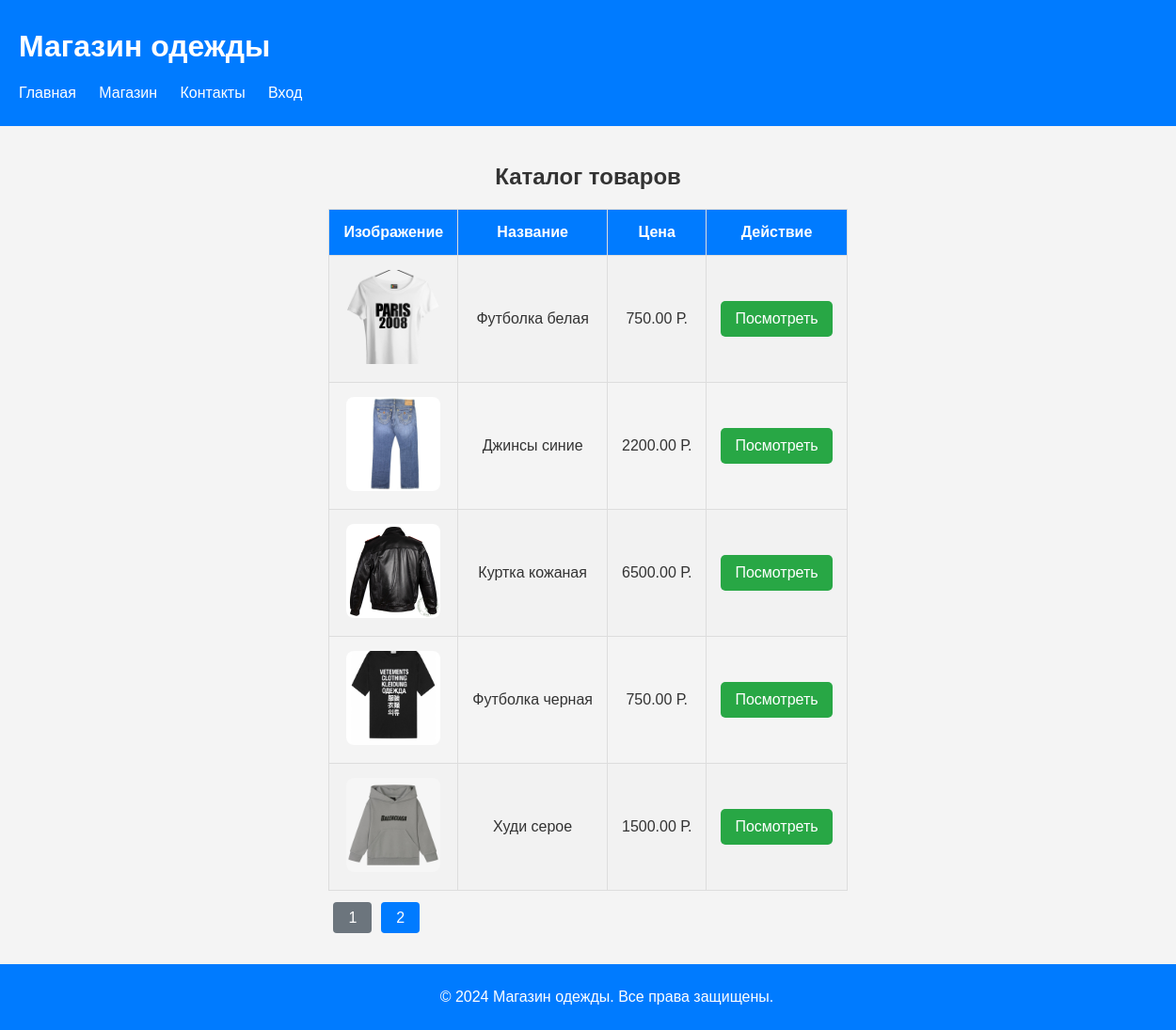
The page /shop.php on the database its author committed.
### tables this page shows
CREATE TABLE `products` (
  `product_id` int(11) NOT NULL,
  `name` varchar(255) NOT NULL,
  `description` text DEFAULT NULL,
  `image_url` varchar(255) DEFAULT NULL,
  `price` decimal(10,2) NOT NULL,
  `stock` int(11) NOT NULL,
  `size` varchar(10) DEFAULT NULL,
  `color` varchar(50) DEFAULT NULL,
  `material` varchar(50) DEFAULT NULL
);

### shop.php (the view, shortened to what this page needs)
<?php
$servername = "localhost";
$username = "root";
$password = "";
$dbname = "clothing_store";
$conn = new mysqli($servername, $username, $password, $dbname);
$items_per_page = 5;
$current_page = isset($_GET['page']) ? (int)$_GET['page'] : 1;
$offset = ($current_page - 1) * $items_per_page;
$total_items_result = $conn->query("SELECT COUNT(*) as count FROM products");
$total_items_row = $total_items_result->fetch_assoc();
$total_items = $total_items_row['count'];
$total_pages = ceil($total_items / $items_per_page);
$sql = "SELECT * FROM products LIMIT ?, ?";
$stmt = $conn->prepare($sql);
$stmt->bind_param("ii", $offset, $items_per_page);
$stmt->execute();
$result = $stmt->get_result();
?>
<!DOCTYPE html>
<html lang="ru">
<head>
    <link rel="stylesheet" href="style.css">
</head>
<body>
    <header>
        <h1>Магазин одежды</h1>
        <nav>
            <ul>
                <li><a href="index.php">Главная</a></li>
                <li><a href="shop.php">Магазин</a></li>
                <li><a href="contact.php">Контакты</a></li>
                <li><a href="login.php">Вход</a></li>
            </ul>
        </nav>
    </header>
    <main>
        <h2>Каталог товаров</h2>
        <?php
        if ($result->num_rows > 0) {
            echo "<table>";
            echo "<tr><th>Изображение</th><th>Название</th><th>Цена</th><th>Действие</th></tr>";
            while ($product = $result->fetch_assoc()) {
                echo "<tr>";
                echo "<td><img src='" . htmlspecialchars($product['image_url']) . "' alt='" . htmlspecialchars($product['name']) . "' style='width:100px;height:100px;'></td>";
                echo "<td>" . htmlspecialchars($product['name']) . "</td>";
                echo "<td>" . htmlspecialchars($product['price']) . " Р.</td>";
                echo "<td><a href='product.php?product_id=" . $product['product_id'] . "' class='button'>Посмотреть</a></td>";
                echo "</tr>";
            }
            echo "</table>";
        } else {
            echo "Товары не найдены.";
        }
        echo "<div class='pagination'>";
        for ($i = 1; $i <= $total_pages; $i++) {
            if ($i == $current_page) {
                echo "<span>$i</span>";
            } else {
                echo "<a href='shop.php?page=$i'>$i</a>";
            }
        }
        echo "</div>";
        ?>
    </main>
    <footer>
        <p>&copy; 2024 Магазин одежды. Все права защищены.</p>
    </footer>
</body>
</html>

### style.css (style rules this page uses)
html, body { height: 100%; margin: 0; }
body { display: flex; flex-direction: column; font-family: 'Arial', sans-serif; background-color: #f4f4f4; color: #333; }
header { background-color: #007BFF; color: white; padding: 10px 20px; }
nav ul { list-style: none; padding: 0; }
nav ul li { display: inline; margin-right: 20px; }
nav ul li a { color: white; text-decoration: none; }
main { flex: 1; padding: 20px; max-width: 1200px; margin: auto; }
h2 { text-align: center; }
table { width: 100%; border-collapse: collapse; margin: 20px 0; }
table th, table td { padding: 15px; text-align: center; border: 1px solid #ddd; }
table th { background-color: #007BFF; color: #ffffff; }
table img { width: 100px; height: 100px; object-fit: cover; border-radius: 8px; }
table tr:nth-child(even) { background-color: #f2f2f2; }
.button { display: inline-block; background-color: #28a745; color: white; padding: 10px 15px; border: none; border-radius: 5px; text-decoration: none; transition: background-color 0.3s; }
footer { background: #007BFF; color: #ffffff; text-align: center; padding: 10px 20px; width: 100%; }
.pagination { margin: 20px 0; }
.pagination a { padding: 8px 16px; margin: 0 5px; background-color: #007bff; color: white; text-decoration: none; border-radius: 4px; }
.pagination span { padding: 8px 16px; margin: 0 5px; background-color: #6c757d; color: white; border-radius: 4px; }

### rows shown on the page
products: image_url (picture), name "Футболка белая", price "750.00"
products: image_url (picture), name "Джинсы синие", price "2200.00"
products: image_url (picture), name "Куртка кожаная", price "6500.00"
products: image_url (picture), name "Футболка черная", price "750.00"
products: image_url (picture), name "Худи серое", price "1500.00"
